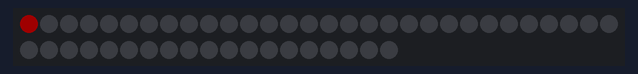
Recording of a sketch running on a simulated ESP8266 (NodeMCU). Shown: 49 RGB LEDs in strip order, left to right, continuing on the next row. Dim RGB values are drawn brighter than linear.

Above: at 0.1 s.
At 8.63 s:
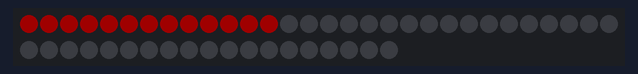
At 17.36 s:
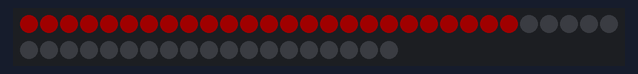
At 26.09 s:
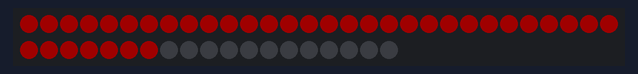
At 34.82 s:
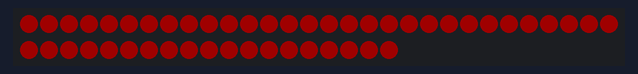

The sketch:

ws2812b_7x7_test.ino
```cpp
#include "ws2812b.h"


void setup() {
  ws2812b_setup();
  FastLED.setBrightness(32);
}


//自循环函数
void loop() {
  for(int i=0;i<WS_NUM_LEDS;i++){
    ws_leds[i] = CRGB::Red;
    FastLED.show();
    FastLED.delay(100);
  }
  for(int i=WS_NUM_LEDS-1;i>=0;i--){
    ws_leds[i] = CRGB::Black;
    FastLED.show();
    FastLED.delay(100);
  }
}
```

ws2812b.h
```cpp
#include <FastLED.h>

//定义灯珠数量
#define WS_NUM_LEDS 49

//定义信号引脚
#define WS_DATA_PIN D4

//创建LED管理对象
CRGB ws_leds[WS_NUM_LEDS];

void ws2812b_setup(){
  //设置芯片型号，和信号引脚，以及RGB灯珠的顺序（GRB 表示绿红蓝）
  FastLED.addLeds<WS2812B, WS_DATA_PIN, GRB>(ws_leds, WS_NUM_LEDS);
}
```
